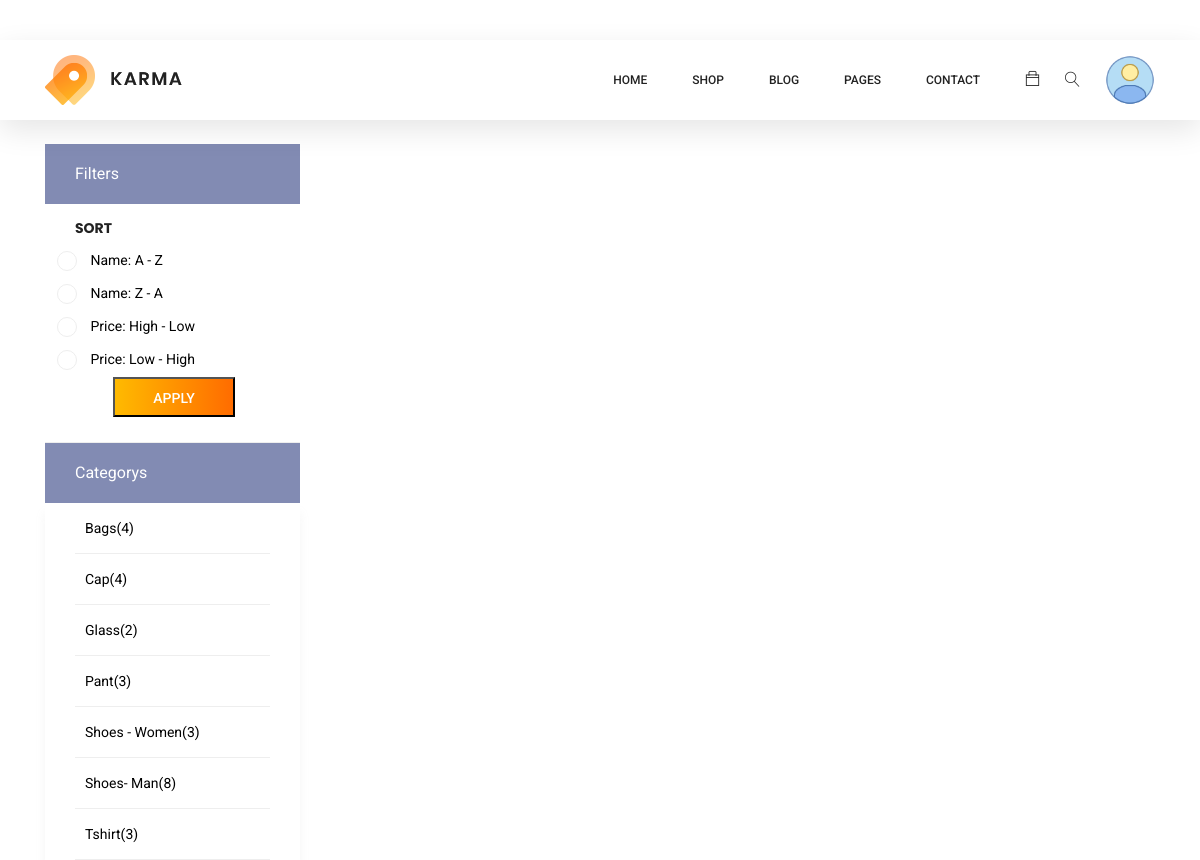
/item-category/ (signed in), run on the app's committed database.
### mainapp/models.py (models this page shows, shortened)
class Category(models.Model):
    name = models.CharField(max_length=51)

### mainapp/views.py (the view, shortened to what this page needs)
# urls.py: path("item-category/", views.ItemCategory.as_view(), name="item-category"),
class ItemCategory(ListView):
    model = Category
    def get_context_data(self, *args, **kwargs):
        queryset = kwargs.pop("object_list", None)
        if queryset is None:
            self.object_list = self.get_queryset(*args, **kwargs)
        return super().get_context_data(**kwargs)
    def get_queryset(self, *args, **kwargs):
        qs = super(ItemCategory, self).get_queryset(*args, **kwargs)
        qs = qs.order_by("name")
        context = []
        for q in qs:
            total_category_items = q.product_set.all().count()
            context.append(
                {
                    "category": q,
                    "products": total_category_items,
                }
            )
        return context
    template_name = "mainapp/item-category.html"

### mainapp/templates/mainapp/item-category.html (shortened to what this page needs)
{% extends 'mainapp/base.html' %}
{% load static %}
{%block body%}
<div class="container">
    <div class="mt-5 pt-5"></div>
    <div class="row">
        <div class="col-xl-3 col-lg-4 col-md-5">
            <div class="sidebar-filter side_view">
                <div class="top-filter-head">Filters</div>
                <div class="common-filter mt-3">
                    <h3 class="head">Sort</h3>
                    <form method="POST">
                        <ul>
                            <li class="filter-list">
                                <input class="pixel-radio" type="radio" id="a-z" value="a-z" name="sort" />
                                <label for="a-z">Name: A - Z</label>
                            </li>
                            <li class="filter-list">
                                <input class="pixel-radio" type="radio" id="z-a" value="z-a" name="sort" />
                                <label for="z-a">Name: Z - A</label>
                            </li>
                            <li class="filter-list">
                                <input class="pixel-radio" type="radio" id="price-hl" value="price-hl" name="sort" />
                                <label for="price-hl">Price: High - Low</label>
                            </li>
                            <li class="filter-list">
                                <input class="pixel-radio" type="radio" id="price-lh" value="price-lh" name="sort" />
                                <label for="price-lh">Price: Low - High</label>
                            </li>
                        </ul>
                        <div class="cupon_text_2 d-flex justify-content-center">
                            <button type="submit" value="Submit" class="primary-btn">
                                Apply
                            </button>
                        </div>
                    </form>
                </div>
            </div>
            <div class="sidebar-categories">
                <div class="head">Categorys</div>
                <ul class="main-categories">
                    {% for category in object_list %}
                    <li class="main-nav-list">
                        <form id="my_form_{{category.category.id}}" method="POST">
                            <a href="javascript:{}"
                                onclick="document.getElementById('my_form_{{category.category.id}}').submit();">{{category.category.name}}({{category.products}})</a>
                        </form>
                    </li>
                    {% endfor %}
                </ul>
            </div>
        </div>
        <div class="col-xl-9 col-lg-8 col-md-7 products_view">
        </div>
    </div>
</div>
{%endblock%}

### mainapp/static/mainapp/css/custom.css (style rules this page uses)
.cupon_text_2 .primary-btn { height: 40px; line-height: 38px; text-transform: uppercase; padding: 0px 38px; margin-left: 3px; border-radius: 0; }
.products_view { margin-top: -30px !important; }
.side_view { margin-top: 0px !important; }

### data on the page
Category: category.name "Bags", products "4"
Category: category.name "Cap", products "4"
Category: category.name "Glass", products "2"
Category: category.name "Pant", products "3"
Category: category.name "Shoes - Women", products "3"
Category: category.name "Shoes- Man", products "8"
Category: category.name "Tshirt", products "3"
